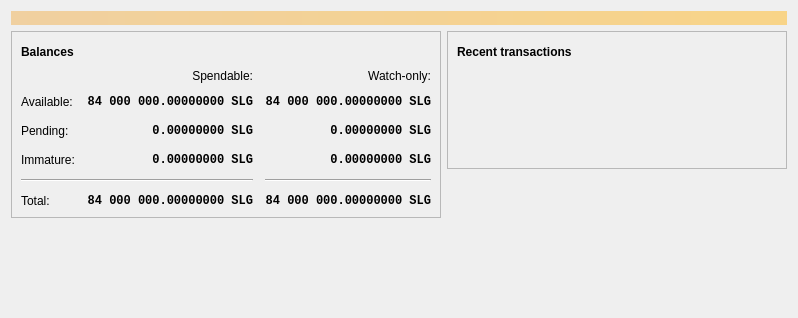
<?xml version="1.0" encoding="UTF-8"?>
<ui version="4.0">
 <class>OverviewPage</class>
 <widget class="QWidget" name="OverviewPage">
  <property name="geometry">
   <rect>
    <x>0</x>
    <y>0</y>
    <width>798</width>
    <height>318</height>
   </rect>
  </property>
  <property name="windowTitle">
   <string>Form</string>
  </property>
  <layout class="QVBoxLayout" name="topLayout">
   <item>
    <widget class="QLabel" name="labelAlerts">
     <property name="visible">
      <bool>false</bool>
     </property>
     <property name="styleSheet">
      <string notr="true">QLabel { background-color: qlineargradient(x1: 0, y1: 0, x2: 1, y2: 0, stop:0 #F0D0A0, stop:1 #F8D488); color:#000000; }</string>
     </property>
     <property name="wordWrap">
      <bool>true</bool>
     </property>
     <property name="margin">
      <number>3</number>
     </property>
     <property name="textInteractionFlags">
      <set>Qt::TextSelectableByMouse</set>
     </property>
    </widget>
   </item>
   <item>
    <layout class="QHBoxLayout" name="horizontalLayout" stretch="1,1">
     <item>
      <layout class="QVBoxLayout" name="verticalLayout_2">
       <item>
        <widget class="QFrame" name="frame">
         <property name="frameShape">
          <enum>QFrame::StyledPanel</enum>
         </property>
         <property name="frameShadow">
          <enum>QFrame::Raised</enum>
         </property>
         <layout class="QVBoxLayout" name="verticalLayout_4">
          <item>
           <layout class="QHBoxLayout" name="horizontalLayout_4">
            <item>
             <widget class="QLabel" name="label_5">
              <property name="font">
               <font>
                <weight>75</weight>
                <bold>true</bold>
               </font>
              </property>
              <property name="text">
               <string>Balances</string>
              </property>
             </widget>
            </item>
            <item>
             <widget class="QPushButton" name="labelWalletStatus">
              <property name="enabled">
               <bool>true</bool>
              </property>
              <property name="maximumSize">
               <size>
                <width>30</width>
                <height>16777215</height>
               </size>
              </property>
              <property name="toolTip">
               <string>The displayed information may be out of date. Your wallet automatically synchronizes with the Slugcoin network after a connection is established, but this process has not completed yet.</string>
              </property>
              <property name="text">
               <string/>
              </property>
              <property name="icon">
               <iconset resource="../bitcoin.qrc">
                <normaloff>:/icons/warning</normaloff>
                <disabledoff>:/icons/warning</disabledoff>:/icons/warning</iconset>
              </property>
              <property name="iconSize">
               <size>
                <width>24</width>
                <height>24</height>
               </size>
              </property>
              <property name="flat">
               <bool>true</bool>
              </property>
             </widget>
            </item>
            <item>
             <spacer name="horizontalSpacer_3">
              <property name="orientation">
               <enum>Qt::Horizontal</enum>
              </property>
              <property name="sizeHint" stdset="0">
               <size>
                <width>40</width>
                <height>20</height>
               </size>
              </property>
             </spacer>
            </item>
           </layout>
          </item>
          <item>
           <layout class="QGridLayout" name="gridLayout">
            <property name="spacing">
             <number>12</number>
            </property>
            <item row="2" column="2">
             <widget class="QLabel" name="labelWatchPending">
              <property name="font">
               <font>
                <family>Monospace</family>
                <weight>75</weight>
                <bold>true</bold>
               </font>
              </property>
              <property name="cursor">
               <cursorShape>IBeamCursor</cursorShape>
              </property>
              <property name="toolTip">
               <string>Unconfirmed transactions to watch-only addresses</string>
              </property>
              <property name="text">
               <string notr="true">0.00000000 SLG</string>
              </property>
              <property name="alignment">
               <set>Qt::AlignRight|Qt::AlignTrailing|Qt::AlignVCenter</set>
              </property>
              <property name="textInteractionFlags">
               <set>Qt::LinksAccessibleByMouse|Qt::TextSelectableByKeyboard|Qt::TextSelectableByMouse</set>
              </property>
             </widget>
            </item>
            <item row="2" column="1">
             <widget class="QLabel" name="labelUnconfirmed">
              <property name="font">
               <font>
                <family>Monospace</family>
                <weight>75</weight>
                <bold>true</bold>
               </font>
              </property>
              <property name="cursor">
               <cursorShape>IBeamCursor</cursorShape>
              </property>
              <property name="toolTip">
               <string>Total of transactions that have yet to be confirmed, and do not yet count toward the spendable balance</string>
              </property>
              <property name="text">
               <string notr="true">0.00000000 SLG</string>
              </property>
              <property name="alignment">
               <set>Qt::AlignRight|Qt::AlignTrailing|Qt::AlignVCenter</set>
              </property>
              <property name="textInteractionFlags">
               <set>Qt::LinksAccessibleByMouse|Qt::TextSelectableByKeyboard|Qt::TextSelectableByMouse</set>
              </property>
             </widget>
            </item>
            <item row="3" column="2">
             <widget class="QLabel" name="labelWatchImmature">
              <property name="font">
               <font>
                <family>Monospace</family>
                <weight>75</weight>
                <bold>true</bold>
               </font>
              </property>
              <property name="cursor">
               <cursorShape>IBeamCursor</cursorShape>
              </property>
              <property name="toolTip">
               <string>Mined balance in watch-only addresses that has not yet matured</string>
              </property>
              <property name="text">
               <string notr="true">0.00000000 SLG</string>
              </property>
              <property name="alignment">
               <set>Qt::AlignRight|Qt::AlignTrailing|Qt::AlignVCenter</set>
              </property>
              <property name="textInteractionFlags">
               <set>Qt::LinksAccessibleByMouse|Qt::TextSelectableByKeyboard|Qt::TextSelectableByMouse</set>
              </property>
             </widget>
            </item>
            <item row="4" column="0" colspan="2">
             <widget class="Line" name="line">
              <property name="orientation">
               <enum>Qt::Horizontal</enum>
              </property>
             </widget>
            </item>
            <item row="4" column="2">
             <widget class="Line" name="lineWatchBalance">
              <property name="sizePolicy">
               <sizepolicy hsizetype="Preferred" vsizetype="Fixed">
                <horstretch>0</horstretch>
                <verstretch>0</verstretch>
               </sizepolicy>
              </property>
              <property name="minimumSize">
               <size>
                <width>140</width>
                <height>0</height>
               </size>
              </property>
              <property name="orientation">
               <enum>Qt::Horizontal</enum>
              </property>
             </widget>
            </item>
            <item row="5" column="0">
             <widget class="QLabel" name="labelTotalText">
              <property name="text">
               <string>Total:</string>
              </property>
             </widget>
            </item>
            <item row="3" column="1">
             <widget class="QLabel" name="labelImmature">
              <property name="font">
               <font>
                <family>Monospace</family>
                <weight>75</weight>
                <bold>true</bold>
               </font>
              </property>
              <property name="cursor">
               <cursorShape>IBeamCursor</cursorShape>
              </property>
              <property name="toolTip">
               <string>Mined balance that has not yet matured</string>
              </property>
              <property name="text">
               <string notr="true">0.00000000 SLG</string>
              </property>
              <property name="alignment">
               <set>Qt::AlignRight|Qt::AlignTrailing|Qt::AlignVCenter</set>
              </property>
              <property name="textInteractionFlags">
               <set>Qt::LinksAccessibleByMouse|Qt::TextSelectableByKeyboard|Qt::TextSelectableByMouse</set>
              </property>
             </widget>
            </item>
            <item row="2" column="3">
             <spacer name="horizontalSpacer_2">
              <property name="orientation">
               <enum>Qt::Horizontal</enum>
              </property>
              <property name="sizeHint" stdset="0">
               <size>
                <width>40</width>
                <height>20</height>
               </size>
              </property>
             </spacer>
            </item>
            <item row="3" column="0">
             <widget class="QLabel" name="labelImmatureText">
              <property name="text">
               <string>Immature:</string>
              </property>
             </widget>
            </item>
            <item row="5" column="1">
             <widget class="QLabel" name="labelTotal">
              <property name="font">
               <font>
                <family>Monospace</family>
                <weight>75</weight>
                <bold>true</bold>
               </font>
              </property>
              <property name="cursor">
               <cursorShape>IBeamCursor</cursorShape>
              </property>
              <property name="toolTip">
               <string>Your current total balance</string>
              </property>
              <property name="text">
               <string notr="true">84 000 000.00000000 SLG</string>
              </property>
              <property name="alignment">
               <set>Qt::AlignRight|Qt::AlignTrailing|Qt::AlignVCenter</set>
              </property>
              <property name="textInteractionFlags">
               <set>Qt::LinksAccessibleByMouse|Qt::TextSelectableByKeyboard|Qt::TextSelectableByMouse</set>
              </property>
             </widget>
            </item>
            <item row="5" column="2">
             <widget class="QLabel" name="labelWatchTotal">
              <property name="font">
               <font>
                <family>Monospace</family>
                <weight>75</weight>
                <bold>true</bold>
               </font>
              </property>
              <property name="cursor">
               <cursorShape>IBeamCursor</cursorShape>
              </property>
              <property name="toolTip">
               <string>Current total balance in watch-only addresses</string>
              </property>
              <property name="text">
               <string notr="true">84 000 000.00000000 SLG</string>
              </property>
              <property name="alignment">
               <set>Qt::AlignRight|Qt::AlignTrailing|Qt::AlignVCenter</set>
              </property>
              <property name="textInteractionFlags">
               <set>Qt::LinksAccessibleByMouse|Qt::TextSelectableByKeyboard|Qt::TextSelectableByMouse</set>
              </property>
             </widget>
            </item>
            <item row="0" column="2">
             <widget class="QLabel" name="labelWatchonly">
              <property name="text">
               <string>Watch-only:</string>
              </property>
              <property name="alignment">
               <set>Qt::AlignRight|Qt::AlignTrailing|Qt::AlignVCenter</set>
              </property>
             </widget>
            </item>
            <item row="1" column="0">
             <widget class="QLabel" name="labelBalanceText">
              <property name="text">
               <string>Available:</string>
              </property>
             </widget>
            </item>
            <item row="1" column="1">
             <widget class="QLabel" name="labelBalance">
              <property name="font">
               <font>
                <family>Monospace</family>
                <weight>75</weight>
                <bold>true</bold>
               </font>
              </property>
              <property name="cursor">
               <cursorShape>IBeamCursor</cursorShape>
              </property>
              <property name="toolTip">
               <string>Your current spendable balance</string>
              </property>
              <property name="text">
               <string notr="true">84 000 000.00000000 SLG</string>
              </property>
              <property name="alignment">
               <set>Qt::AlignRight|Qt::AlignTrailing|Qt::AlignVCenter</set>
              </property>
              <property name="textInteractionFlags">
               <set>Qt::LinksAccessibleByMouse|Qt::TextSelectableByKeyboard|Qt::TextSelectableByMouse</set>
              </property>
             </widget>
            </item>
            <item row="1" column="2">
             <widget class="QLabel" name="labelWatchAvailable">
              <property name="font">
               <font>
                <family>Monospace</family>
                <weight>75</weight>
                <bold>true</bold>
               </font>
              </property>
              <property name="cursor">
               <cursorShape>IBeamCursor</cursorShape>
              </property>
              <property name="toolTip">
               <string>Your current balance in watch-only addresses</string>
              </property>
              <property name="text">
               <string notr="true">84 000 000.00000000 SLG</string>
              </property>
              <property name="alignment">
               <set>Qt::AlignRight|Qt::AlignTrailing|Qt::AlignVCenter</set>
              </property>
              <property name="textInteractionFlags">
               <set>Qt::LinksAccessibleByMouse|Qt::TextSelectableByKeyboard|Qt::TextSelectableByMouse</set>
              </property>
             </widget>
            </item>
            <item row="2" column="0">
             <widget class="QLabel" name="labelPendingText">
              <property name="text">
               <string>Pending:</string>
              </property>
             </widget>
            </item>
            <item row="0" column="1">
             <widget class="QLabel" name="labelSpendable">
              <property name="text">
               <string>Spendable:</string>
              </property>
              <property name="alignment">
               <set>Qt::AlignRight|Qt::AlignTrailing|Qt::AlignVCenter</set>
              </property>
             </widget>
            </item>
           </layout>
          </item>
         </layout>
        </widget>
       </item>
       <item>
        <spacer name="verticalSpacer">
         <property name="orientation">
          <enum>Qt::Vertical</enum>
         </property>
         <property name="sizeHint" stdset="0">
          <size>
           <width>20</width>
           <height>40</height>
          </size>
         </property>
        </spacer>
       </item>
      </layout>
     </item>
     <item>
      <layout class="QVBoxLayout" name="verticalLayout_3">
       <item>
        <widget class="QFrame" name="frame_2">
         <property name="frameShape">
          <enum>QFrame::StyledPanel</enum>
         </property>
         <property name="frameShadow">
          <enum>QFrame::Raised</enum>
         </property>
         <layout class="QVBoxLayout" name="verticalLayout">
          <item>
           <layout class="QHBoxLayout" name="horizontalLayout_2">
            <item>
             <widget class="QLabel" name="label_4">
              <property name="font">
               <font>
                <weight>75</weight>
                <bold>true</bold>
               </font>
              </property>
              <property name="text">
               <string>Recent transactions</string>
              </property>
             </widget>
            </item>
            <item>
             <widget class="QPushButton" name="labelTransactionsStatus">
              <property name="enabled">
               <bool>true</bool>
              </property>
              <property name="maximumSize">
               <size>
                <width>30</width>
                <height>16777215</height>
               </size>
              </property>
              <property name="toolTip">
               <string>The displayed information may be out of date. Your wallet automatically synchronizes with the Slugcoin network after a connection is established, but this process has not completed yet.</string>
              </property>
              <property name="text">
               <string/>
              </property>
              <property name="icon">
               <iconset resource="../bitcoin.qrc">
                <normaloff>:/icons/warning</normaloff>
                <disabledoff>:/icons/warning</disabledoff>:/icons/warning</iconset>
              </property>
              <property name="iconSize">
               <size>
                <width>24</width>
                <height>24</height>
               </size>
              </property>
              <property name="flat">
               <bool>true</bool>
              </property>
             </widget>
            </item>
            <item>
             <spacer name="horizontalSpacer">
              <property name="orientation">
               <enum>Qt::Horizontal</enum>
              </property>
              <property name="sizeHint" stdset="0">
               <size>
                <width>40</width>
                <height>20</height>
               </size>
              </property>
             </spacer>
            </item>
           </layout>
          </item>
          <item>
           <widget class="TransactionOverviewWidget" name="listTransactions">
            <property name="styleSheet">
             <string notr="true">QListView { background: transparent; }</string>
            </property>
            <property name="frameShape">
             <enum>QFrame::NoFrame</enum>
            </property>
            <property name="verticalScrollBarPolicy">
             <enum>Qt::ScrollBarAlwaysOff</enum>
            </property>
            <property name="horizontalScrollBarPolicy">
             <enum>Qt::ScrollBarAlwaysOff</enum>
            </property>
            <property name="sizeAdjustPolicy">
             <enum>QAbstractScrollArea::AdjustToContents</enum>
            </property>
            <property name="selectionMode">
             <enum>QAbstractItemView::NoSelection</enum>
            </property>
            <property name="uniformItemSizes">
             <bool>true</bool>
            </property>
           </widget>
          </item>
         </layout>
        </widget>
       </item>
       <item>
        <spacer name="verticalSpacer_2">
         <property name="orientation">
          <enum>Qt::Vertical</enum>
         </property>
         <property name="sizeHint" stdset="0">
          <size>
           <width>20</width>
           <height>40</height>
          </size>
         </property>
        </spacer>
       </item>
      </layout>
     </item>
    </layout>
   </item>
  </layout>
 </widget>
 <customwidgets>
  <customwidget>
   <class>TransactionOverviewWidget</class>
   <extends>QListView</extends>
   <header>qt/transactionoverviewwidget.h</header>
  </customwidget>
 </customwidgets>
 <resources/>
 <connections/>
</ui>
